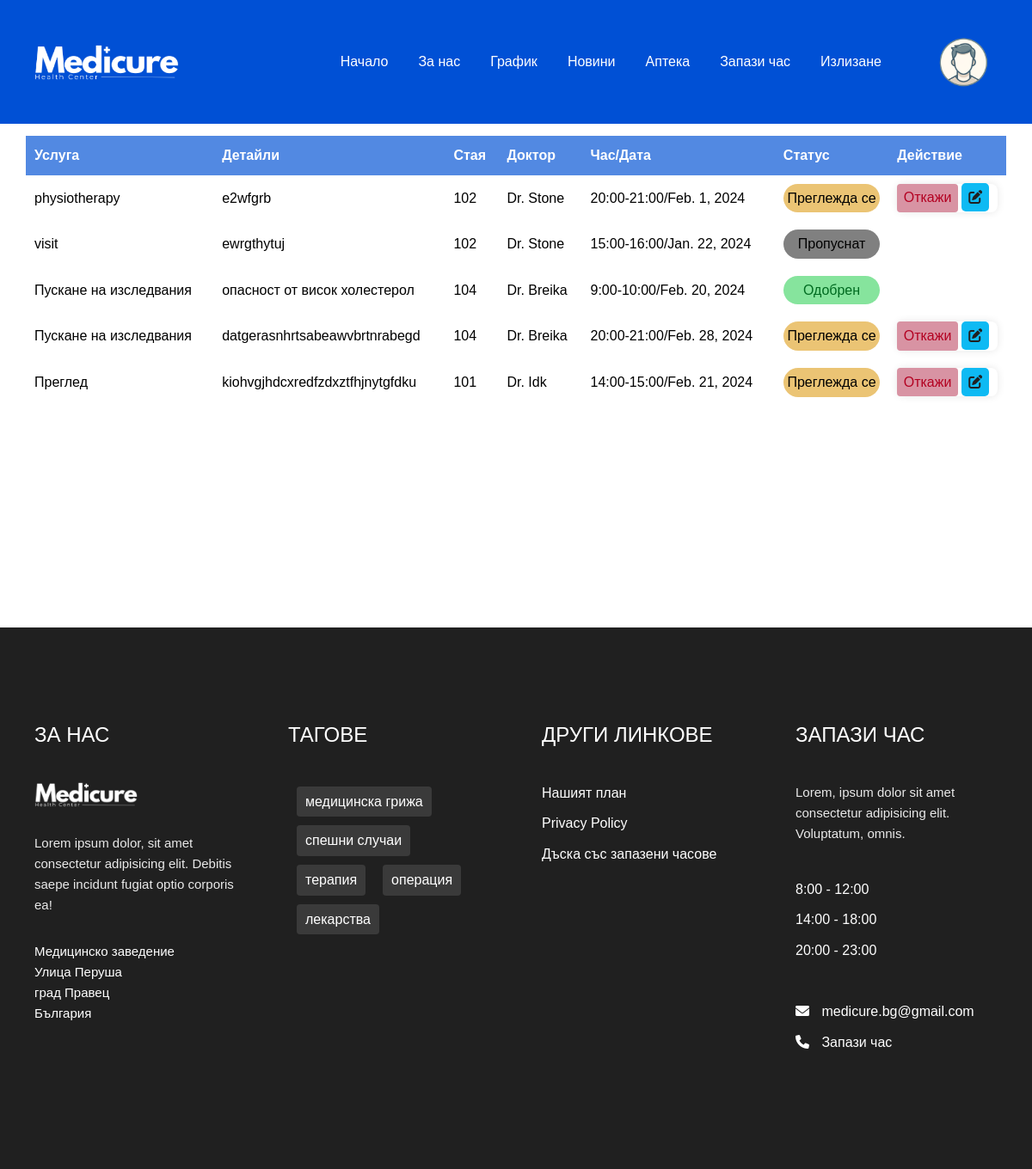
The app's page /appointments (signed in), older data.
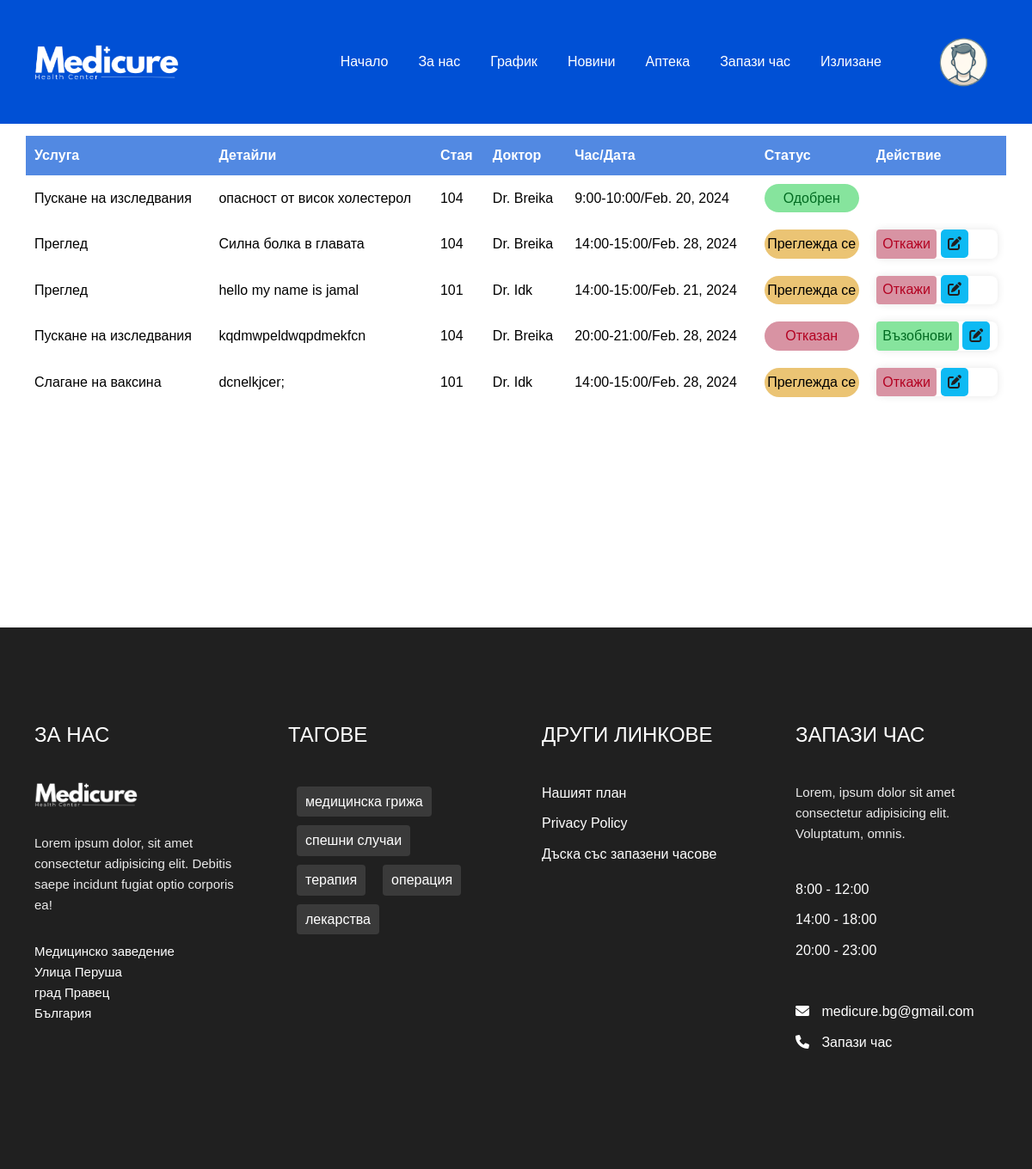
The same page, newer data.
### projectapp/models.py (models this page shows, shortened)
class Appointment(models.Model):
    patient = models.ForeignKey(CustomUser, on_delete=models.CASCADE, related_name='patient_appointments', blank=True, null=True)
    doctor = models.ForeignKey(CustomUser, on_delete=models.CASCADE, related_name='doctor_appointments', blank=True, null=True)
    service = models.CharField(max_length=255, blank=True, null=True)
    details = models.CharField(max_length=255, blank=True, null=True)
    appointment_date = models.DateField()
    appointment_time = models.CharField(max_length=12)
    STATUS_CHOICES = [
        ('Одобрен' , 'Одобрен'),
        ('Преглежда се', 'Преглежда се'),
        ('Отказан', 'Отказан'),
        ('Пропуснат', 'Пропуснат'),
        ('Изпълнен', 'Изпълнен')
    ]
    status = models.CharField(max_length=20, choices=STATUS_CHOICES, null=True, blank=True, default='Преглежда се')

class CustomUser(models.Model):
    user = models.OneToOneField(User, on_delete=models.CASCADE, blank=True, null=True)
    phone = models.CharField(max_length=13)
    date_of_birth = models.DateField(null=True, blank=True)
    specialty = models.CharField(max_length=100, null=True, blank=True)
    ROLE_CHOICES = [
        ('admin', 'Administrator'),
        ('doctor', 'Doctor'),
        ('patient', 'Patient')
    ]
    role = models.CharField(max_length=7, choices=ROLE_CHOICES)
    forgot_password_token = models.CharField(max_length=100, null=True, blank=True)
    GENDER_CHOICES = [
        ('male' , 'Male'),
        ('female', 'Female'),
        ('other' , 'Other')
    ]
    gender = models.CharField(max_length=6, choices=GENDER_CHOICES, default='not set', blank=True, null=True)
    room_num = models.IntegerField(null=True, blank=True)

### projectapp/views.py (the view, shortened to what this page needs)
# urls.py: path('appointments', views.appointments, name='appointments'),
def appointments(request):
    if request.user.is_authenticated:
        user_email = request.user.email
        patient_appointments = Appointment.objects.filter(patient__user__email=user_email)
        doctor_appointments = Appointment.objects.filter(doctor__user__email=user_email)
        appointments = Appointment.objects.all()
        context = {
                   'appointments' : appointments,
                   'patient_appointments': patient_appointments,
                   'doctor_appointments' : doctor_appointments
                   }
        return render(request, 'appointments.html', context)
    else:
        html_content = """
            <br><br><br><br><br>
            <p><strong> Влезте или се регистирайте за да видите графика си.</strong></p>
            <br><br><br><br><br><br><br><br><br><br><br><br><br><br><br><br><br><br><br><br><br><br><br>
        """
    return render(request, 'appointments.html', {'html_content' : html_content})

### projectapp/context_processors.py (called while the page is built)
def add_user_profile(request):
    if request.user.is_authenticated:
        user_profile = CustomUser.objects.get(user=request.user)
        return {'user_profile': user_profile}
    return {}

### template/appointments.html (shortened to what this page needs)
{% load static %}
<!DOCTYPE html>
<html lang="bg">
<head>
    <link rel="stylesheet" href="{% static 'css/appointments.css' %}">
    <link rel="stylesheet" href="https://cdnjs.cloudflare.com/ajax/libs/font-awesome/6.0.0-beta2/css/all.min.css" />
</head>
<body>
    {% include 'nav.html' %}
    {% if user.is_authenticated %}
    <section class="table__body">
        <table>
            {% if user_profile.role == 'patient' %}
            <thead>
                <tr>
                    <th> Услуга </th>
                    <th> Детайли </th>
                    <th> Стая </th>
                    <th> Доктор </th>
                    <th> Час/дата </th>
                    <th> Статус </th>
                    <th> Действие </th>
                </tr>
            </thead>
            <tbody>
                {% for appointment in patient_appointments %}
                <tr>
                    <td> {{appointment.service}} </td>
                    <td> {{appointment.details}} </td>
                    <td> {{appointment.doctor.room_num}} </td>
                    <td> Dr. {{appointment.doctor.user.last_name}} </td>
                    <td> {{appointment.appointment_time}}/{{appointment.appointment_date}} </td>
                    <td>
                        {% if  appointment.status == "Преглежда се" %}
                        <p class="status pending">{{appointment.status}}</p>
                        {% elif  appointment.status == "Одобрен" %}
                        <p class="status approved">{{appointment.status}}</p>
                        {% elif  appointment.status == "Отказан" %}
                        <p class="status cancelled">{{appointment.status}}</p>
                        {% elif  appointment.status == "Пропуснат" %}
                        <p class="status missed">{{appointment.status}}</p>
                        {% elif  appointment.status == "Изпълнен" %}
                        <p class="status done">{{appointment.status}}</p>
                        {% endif %}
                    </td>
                    <td>
                        <form method="post" class="form-appointments">
                            {% if appointment.status == "Преглежда се" %}
                            <button class="cancelled" name="status" value="Отказан"> Откажи</button>
                            <a class="edit" href="{% url 'edit_appointment' appointment.id %}"> <i class="fas fa-edit"></i></a>
                            {% elif appointment.status == "Отказан" %}
                            <button class="approved" name="status" value="Преглежда се"> Възобнови</button>
                            <a class="edit" href="{% url 'edit_appointment' appointment.id %}"><i class="fas fa-edit"></i></a>
                            {% endif %}
                        </form>
                    </td>
                </tr>
                {% endfor %}
            </tbody>
            {% endif %}
        </table>
    </section>
    {% else %}
        {{ html_content|safe }}
    {% endif %}
            {% include 'make_an_appointment.html' %}
        {% include 'footer.html' %}
</body>
</html>

Row changes from the older to the newer data that the page shows:
removed Appointment: service "physiotherapy", details "e2wfgrb", doctor.room_num "102", doctor.user.last_name "Stone", appointment_time "20:00-21:00", appointment_date "Feb. 1, 2024", status "Преглежда се", shows "Откажи"
removed Appointment: service "visit", details "ewrgthytuj", doctor.room_num "102", doctor.user.last_name "Stone", appointment_time "15:00-16:00", appointment_date "Jan. 22, 2024", status "Пропуснат"
changed Appointment: service "Пускане на изследвания" → "Преглед"; details "datgerasnhrtsabeawvbrtnrabegd" → "Силна болка в главата"; appointment_time "20:00-21:00" → "14:00-15:00"
changed Appointment: details "kiohvgjhdcxredfzdxztfhjnytgfdku" → "hello my name is jamal"
added Appointment: service "Пускане на изследвания", details "kqdmwpeldwqpdmekfcn", doctor.room_num "104", doctor.user.last_name "Breika", appointment_time "20:00-21:00", appointment_date "Feb. 28, 2024", status "Отказан", shows "Възобнови"
added Appointment: service "Слагане на ваксина", details "dcnelkjcer;", doctor.room_num "101", doctor.user.last_name "Idk", appointment_time "14:00-15:00", appointment_date "Feb. 28, 2024", status "Преглежда се", shows "Откажи"
